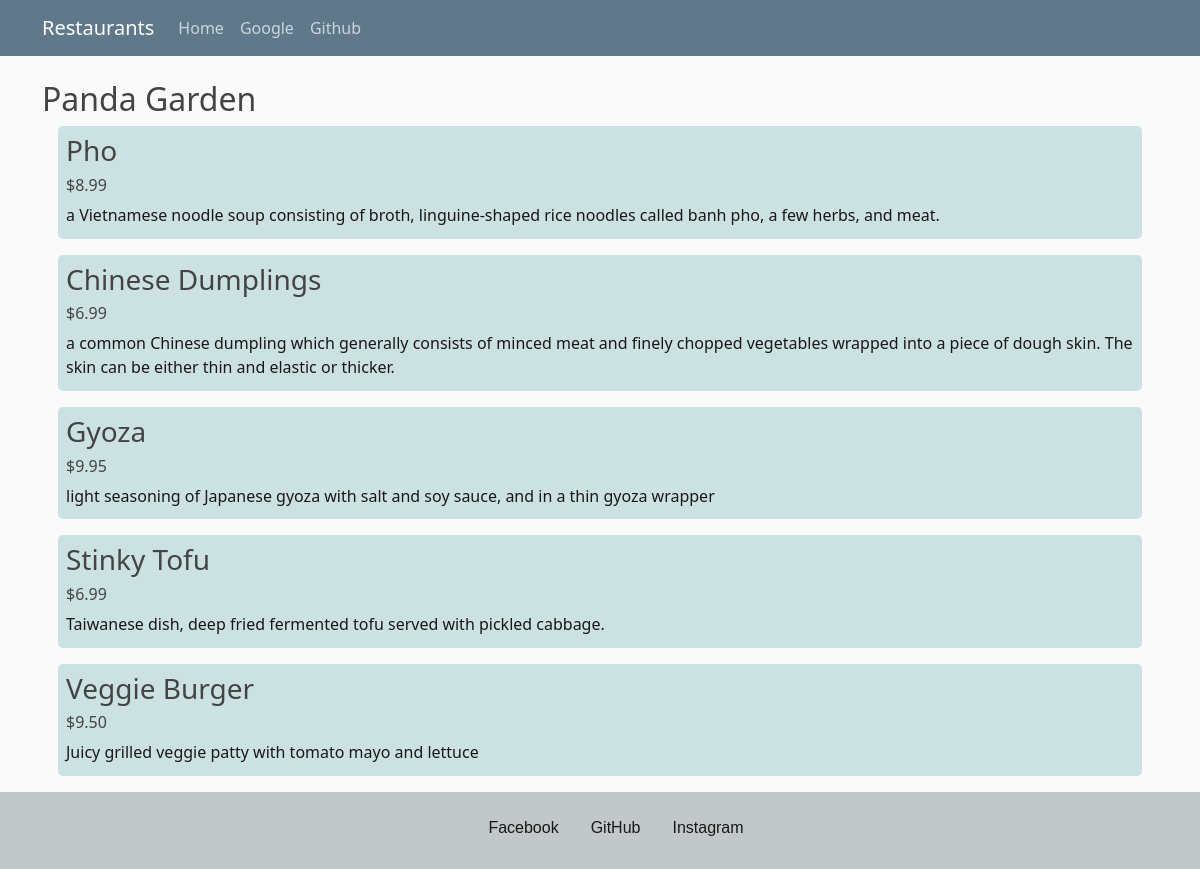
Page /restaurant/3/menu on the committed database.
### restaurant_appf/models.py (models this page shows, shortened)
class Restaurant(db.Model):
    __tablename__ = 'restaurant'
    id = db.Column(db.Integer, primary_key=True)
    name = db.Column(db.String(250), nullable=False)
    user_id = db.Column(db.Integer, db.ForeignKey('user.id'))
    user = db.relationship(User)

class MenuItem(db.Model):
    __tablename__ = 'menu_item'
    name = db.Column(db.String(80), nullable=False)
    id = db.Column(db.Integer, primary_key=True)
    description = db.Column(db.String(250))
    price = db.Column(db.String(8))
    course = db.Column(db.String(250))
    restaurant_id = db.Column(db.Integer, db.ForeignKey('restaurant.id'))
    restaurant = db.relationship(Restaurant)
    user_id = db.Column(db.Integer, db.ForeignKey('user.id'))
    user = db.relationship(User)

### restaurant_appf/routes.py (the view)
@app.route('/restaurant/<int:restaurant_id>')
@app.route('/restaurant/<int:restaurant_id>/menu')
def show_menu(restaurant_id):
    restaurant = db.session.query(Restaurant).filter_by(id=restaurant_id).first()
    items = db.session.query(MenuItem).filter_by(restaurant_id=restaurant.id)
    return render_template('menu_restaurant.html', restaurant_id=restaurant_id, items=items, restaurant=restaurant)

### restaurant_appf/templates/menu_restaurant.html (shortened to what this page needs)
{% extends "layout.html" %}
{% block content %}
<div class="main">
  <h2>{{ restaurant.name }}</h2>
  {% for i in items %}
    <div class="menu_item">
      <span><h3>{{ i.name }}</h3></span>
      <span><h6>{{ i.price }}</h6></span>
      <span><p>{{ i.description }}</p></span>
    </div>
  {% endfor %}
</div>
{% endblock %}

### restaurant_appf/static/styles.css (style rules this page uses)
body { background: #fafafa; color: #333333; margin-top: 5rem; }
h1, h2, h3, h4, h5, h6 { color: #444444; }
p { margin-bottom: 3.5px; font-weight: 480; }
.main_div, .menu_item, .show_restaurants { background-color: rgb(204, 226, 226); border-radius: 5px; margin: 1em; padding: 8px; }
span { margin: 0; font-weight: 500; }
.menu_item { margin-bottom: none; margin-top: 5px; color: #1a1717; }

### rows in the picture
Restaurant: name "Panda Garden"
MenuItem: name "Pho", price "$8.99", description "a Vietnamese noodle soup consisting of broth, linguine-shaped rice noodles called banh pho, a few herbs, and meat."
MenuItem: name "Chinese Dumplings", price "$6.99", description "a common Chinese dumpling which generally consists of minced meat and finely chopped vegetables wrapped into a piece of dough skin. The skin can be either thin and elastic or thicker."
MenuItem: name "Gyoza", price "$9.95", description "light seasoning of Japanese gyoza with salt and soy sauce, and in a thin gyoza wrapper"
MenuItem: name "Stinky Tofu", price "$6.99", description "Taiwanese dish, deep fried fermented tofu served with pickled cabbage."
MenuItem: name "Veggie Burger", price "$9.50", description "Juicy grilled veggie patty with tomato mayo and lettuce"
